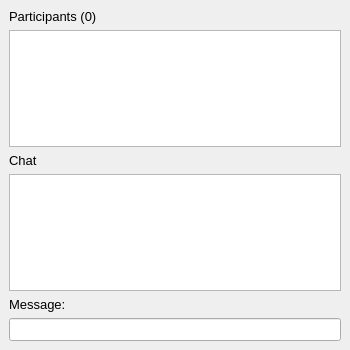
<?xml version="1.0" encoding="UTF-8"?>
<ui version="4.0">
 <class>ChatDialog</class>
 <widget class="QDialog" name="ChatDialog">
  <property name="geometry">
   <rect>
    <x>0</x>
    <y>0</y>
    <width>350</width>
    <height>350</height>
   </rect>
  </property>
  <property name="sizePolicy">
   <sizepolicy hsizetype="Preferred" vsizetype="Preferred">
    <horstretch>0</horstretch>
    <verstretch>0</verstretch>
   </sizepolicy>
  </property>
  <property name="minimumSize">
   <size>
    <width>180</width>
    <height>0</height>
   </size>
  </property>
  <property name="maximumSize">
   <size>
    <width>350</width>
    <height>16777215</height>
   </size>
  </property>
  <property name="windowTitle">
   <string>Chat</string>
  </property>
  <layout class="QVBoxLayout">
   <property name="spacing">
    <number>6</number>
   </property>
   <property name="leftMargin">
    <number>9</number>
   </property>
   <property name="topMargin">
    <number>9</number>
   </property>
   <property name="rightMargin">
    <number>9</number>
   </property>
   <property name="bottomMargin">
    <number>9</number>
   </property>
   <item>
    <layout class="QHBoxLayout">
     <property name="spacing">
      <number>6</number>
     </property>
     <property name="leftMargin">
      <number>0</number>
     </property>
     <property name="topMargin">
      <number>0</number>
     </property>
     <property name="rightMargin">
      <number>0</number>
     </property>
     <property name="bottomMargin">
      <number>0</number>
     </property>
     <item>
      <layout class="QVBoxLayout" name="verticalLayout">
       <item>
        <widget class="QLabel" name="participants_label">
         <property name="font">
          <font>
           <pointsize>10</pointsize>
          </font>
         </property>
         <property name="text">
          <string>Participants (0)</string>
         </property>
        </widget>
       </item>
       <item>
        <widget class="QListWidget" name="listWidget">
         <property name="maximumSize">
          <size>
           <width>16777215</width>
           <height>256</height>
          </size>
         </property>
         <property name="font">
          <font>
           <pointsize>10</pointsize>
          </font>
         </property>
         <property name="focusPolicy">
          <enum>Qt::NoFocus</enum>
         </property>
         <property name="class" stdset="0">
          <string>ParticipantList</string>
         </property>
        </widget>
       </item>
       <item>
        <widget class="QLabel" name="label_2">
         <property name="font">
          <font>
           <pointsize>10</pointsize>
          </font>
         </property>
         <property name="text">
          <string>Chat</string>
         </property>
        </widget>
       </item>
       <item>
        <widget class="QTextEdit" name="textEdit">
         <property name="minimumSize">
          <size>
           <width>0</width>
           <height>0</height>
          </size>
         </property>
         <property name="font">
          <font>
           <pointsize>10</pointsize>
          </font>
         </property>
         <property name="focusPolicy">
          <enum>Qt::NoFocus</enum>
         </property>
         <property name="readOnly">
          <bool>true</bool>
         </property>
         <property name="class" stdset="0">
          <string>ChatTextEdit</string>
         </property>
        </widget>
       </item>
      </layout>
     </item>
    </layout>
   </item>
   <item>
    <layout class="QVBoxLayout" name="verticalLayout_3">
     <property name="spacing">
      <number>6</number>
     </property>
     <property name="leftMargin">
      <number>0</number>
     </property>
     <property name="topMargin">
      <number>0</number>
     </property>
     <property name="rightMargin">
      <number>0</number>
     </property>
     <property name="bottomMargin">
      <number>0</number>
     </property>
     <item>
      <widget class="QLabel" name="label">
       <property name="font">
        <font>
         <pointsize>10</pointsize>
        </font>
       </property>
       <property name="text">
        <string>Message:</string>
       </property>
      </widget>
     </item>
     <item>
      <widget class="QLineEdit" name="lineEdit">
       <property name="font">
        <font>
         <pointsize>10</pointsize>
        </font>
       </property>
      </widget>
     </item>
    </layout>
   </item>
  </layout>
 </widget>
 <resources/>
 <connections/>
</ui>
